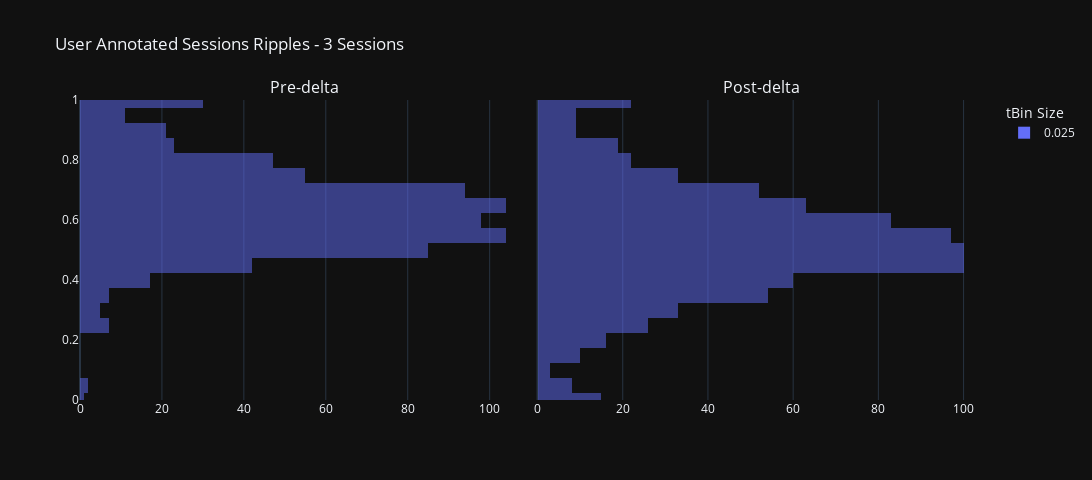

Notebook code cell kept with this figure:
### Code cell
## INPUTS: all_sessions_all_scores_ripple_df
concatenated_ripple_df = deepcopy(all_sessions_all_scores_ripple_df).infer_objects()

## Add plotly helper columns:
concatenated_ripple_df['pre_post_delta_category'] = 'post-delta'
concatenated_ripple_df['pre_post_delta_category'][concatenated_ripple_df['delta_aligned_start_t'] < 0.0] = 'pre-delta'


{'pre_post_delta_category': ['pre-delta', 'post-delta']
}

ripple_title_prefix = "User Annotated Sessions Ripples"

# concatenated_ripple_df = deepcopy(user_approved_ripple_df)
# ripple_title_prefix = "User Selected Ripples Only"

# concatenated_ripple_df = deepcopy(user_rejected_ripple_df)
# ripple_title_prefix = "User Rejected Ripples Only"

# concatenated_ripple_df = deepcopy(df)


# Create a bubble chart for ripples
enabled_time_bin_sizes = None
ripple_num_unique_sessions: int = concatenated_ripple_df.session_name.nunique(dropna=True) # number of unique sessions, ignoring the NA entries
ripple_num_unique_time_bins: int = concatenated_ripple_df.time_bin_size.nunique(dropna=True)
ripple_title_string_suffix: str = f'{ripple_num_unique_sessions} Sessions'
ripple_title: str = f"{ripple_title_prefix} - {ripple_title_string_suffix}"
fig_ripples, figure_ripples_context = _helper_build_figure(data_results_df=concatenated_ripple_df, histogram_bins=25, earliest_delta_aligned_t_start=earliest_delta_aligned_t_start, latest_delta_aligned_t_end=latest_delta_aligned_t_end, enabled_time_bin_sizes=enabled_time_bin_sizes, main_plot_mode='default', title=ripple_title)
fig_ripples.update_layout(fig_size_kwargs)
fig_ripples.show()
# fig_to_clipboard(fig_ripples)

### Figure 1 — Plotly figure (JSON) as saved in the notebook; plotly's stock layout.template omitted (floating-point values rounded to 4 significant figures; data arrays with more than 128 entries replaced by an {"elided": "..."} marker saying what was removed)
{"data": [{"alignmentgroup": "True", "bingroup": "y", "hovertemplate": "time_bin_size=0.025<br>count=%{x}<br>P_Long=%{y}<extra></extra>", "legendgroup": "0.025", "marker": {"color": "#636efa", "opacity": 0.5, "pattern": {"shape": ""}}, "name": "0.025", "nbinsy": 25, "offsetgroup": "0.025", "orientation": "h", "showlegend": true, "type": "histogram", "xaxis": "x", "y": {"elided": "759 float values"}, "yaxis": "y"}, {"alignmentgroup": "True", "bingroup": "y", "hovertemplate": "time_bin_size=0.025<br>count=%{x}<br>P_Long=%{y}<extra></extra>", "legendgroup": "0.025", "marker": {"color": "#636efa", "opacity": 0.5, "pattern": {"shape": ""}}, "name": "0.025", "nbinsy": 25, "offsetgroup": "0.025", "orientation": "h", "showlegend": false, "type": "histogram", "xaxis": "x2", "y": {"elided": "834 float values"}, "yaxis": "y2"}], "layout": {"annotations": [{"font": {"size": 16}, "showarrow": false, "text": "Pre-delta", "x": 0.2475, "xanchor": "center", "xref": "paper", "y": 1, "yanchor": "bottom", "yref": "paper"}, {"font": {"size": 16}, "showarrow": false, "text": "Post-delta", "x": 0.7525, "xanchor": "center", "xref": "paper", "y": 1, "yanchor": "bottom", "yref": "paper"}], "barmode": "overlay", "height": 480, "legend": {"title": {"text": "tBin Size"}}, "title": {"text": "User Annotated Sessions Ripples - 3 Sessions"}, "width": 1650, "xaxis": {"anchor": "y", "domain": [0, 0.495]}, "xaxis2": {"anchor": "y2", "domain": [0.505, 1]}, "yaxis": {"anchor": "x", "domain": [0, 1], "range": [0, 1]}, "yaxis2": {"anchor": "x2", "domain": [0, 1], "matches": "y", "range": [0, 1], "showticklabels": false}}}
